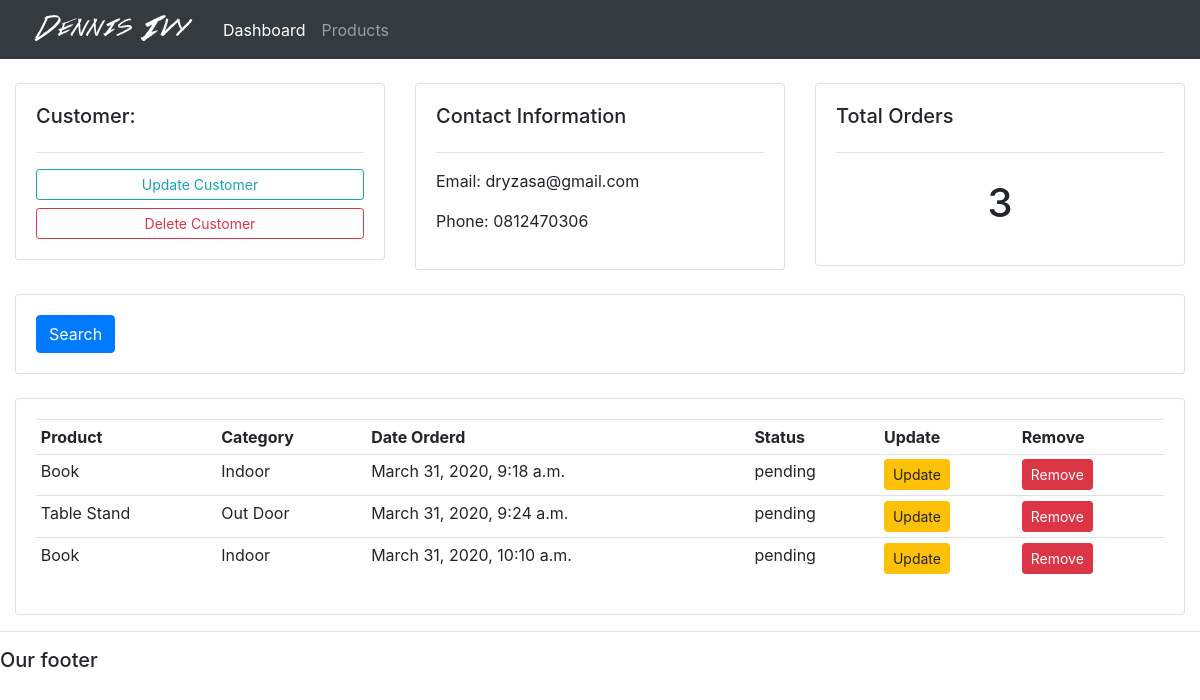
Page /customers/1 on the earlier database version.
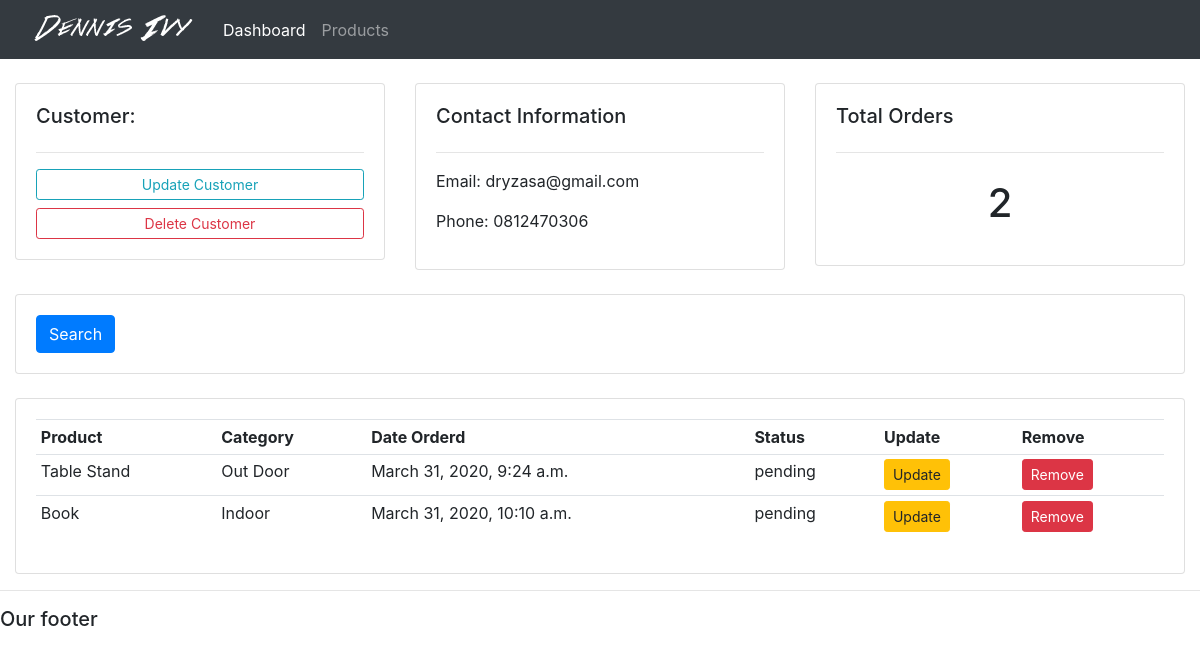
Same page on the later database version.
### accounts/models.py (models this page shows, shortened)
class Order(models.Model):
    STATUS = (
        ('pending', 'Pending'),
        ('Out for deliver', 'Out for deliver'),
        ('Delivered', 'Delivered'),
    )
    customer = models.ForeignKey(
        Customer, null=True, on_delete=models.SET_NULL)
    product = models.ForeignKey(Product, null=True, on_delete=models.SET_NULL)
    status = models.CharField(max_length=200, null=True,  choices=STATUS)
    date_created = models.DateTimeField(auto_now_add=True, null=True)

class Product(models.Model):
    CATEGORY = (
        ('Indoor', 'Indoor'),
        ('Out Door', 'Out Door'),
    )
    name = models.CharField(max_length=200, null=True)
    price = models.FloatField(null=True)
    category = models.CharField(max_length=200, null=True, choices=CATEGORY)
    description = models.CharField(max_length=200, null=True)
    date_created = models.DateTimeField(auto_now_add=True, null=True)
    tags = models.ManyToManyField(Tags)
    def __str__(self):
        return self.name

### accounts/views.py (the view)
# urls.py: path('customers/<str:pk_test>', views.customers, name="customer"),
def customers(request, pk_test):
    customer = Customer.objects.get(id=pk_test)
    orders = customer.order_set.all()
    orders_count = orders.count()
    context = {
        'customer': customer,
        'orders': orders,
        'orders_count': orders_count
    }
    return render(request, 'accounts/customer.html', context)

### templates/accounts/customer.html
{%  extends 'accounts/main.html' %}
{% block content %}
<br>
<div class="row">
	<div class="col-md">
		<div class="card card-body">
			<h5>Customer:</h5>
			<hr>
			<a class="btn btn-outline-info  btn-sm btn-block" href="">Update Customer</a>
			<a class="btn btn-outline-danger  btn-sm btn-block" href="">Delete Customer</a>
		</div>
	</div>
	<div class="col-md">
		<div class="card card-body">
			<h5>Contact Information</h5>
			<hr>
			<p>Email: {{customer.email}}</p>
			<p>Phone: {{customer.phone}}</p>
		</div>
	</div>
	<div class="col-md">
		<div class="card card-body">
			<h5>Total Orders</h5>
			<hr>
			<h1 style="text-align: center;padding: 10px">{{orders_count}}</h1>
		</div>
	</div>
</div>
<br>
<div class="row">
	<div class="col">
		<div class="card card-body">
			<form method="get">
				<button class="btn btn-primary" type="submit">Search</button>
			</form>
		</div>
	</div>
</div>
<br>
<div class="row">
	<div class="col-md">
		<div class="card card-body">
			<table class="table table-sm">
				<tr>
					<th>Product</th>
					<th>Category</th>
					<th>Date Orderd</th>
					<th>Status</th>
					<th>Update</th>
					<th>Remove</th>
				</tr>
				{% for order in orders %}
				<tr>
					<td>{{order.product}}</td>
					<td>{{order.product.category}}</td>
					<td>{{order.date_created}}</td>
					<td>{{order.status}}</td>
					<td><a class="btn btn-sm btn-warning" href="{% url 'update_order' order.id %}">Update</a></td>
					<td><a class="btn btn-sm btn-danger" href="{% url 'delete_order' order.id %}">Remove</a></td>
				</tr>
				{% endfor %}
			</table>
		</div>
	</div>
</div>
{% endblock %}

Differences in the rows shown:
removed Order: product "Book", product.category "Indoor", date_created "March 31, 2020, 9:18 a.m.", status "pending"
Other differences:
{{ orders_count }}: "3" → "2"
